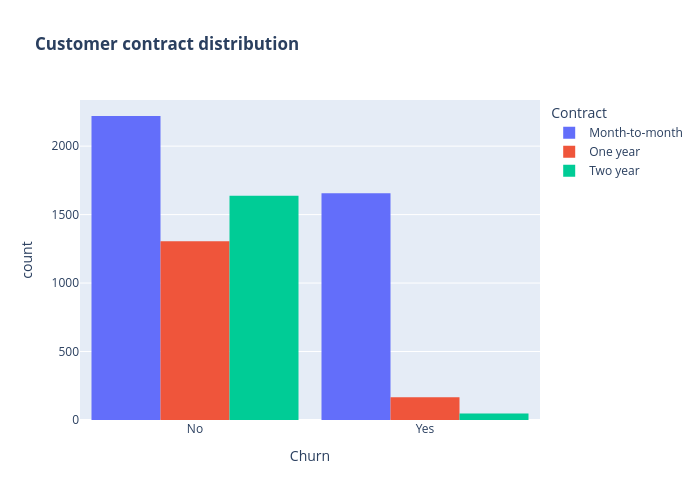

Notebook cell for this chart:
### Markdown cell above
## 6. Churn theo từng nhóm đặc trưng (bivariate EDA)

### Code cell
fig = px.histogram(
    df, x="Churn", color="Contract", barmode="group", title="<b>Customer contract distribution</b>"
)
fig.update_layout(width=700, height=500, bargap=0.1)
fig.show()

### Figure 1 — Plotly figure (JSON) as saved in the notebook; plotly's stock layout.template omitted (floating-point values rounded to 4 significant figures; data arrays with more than 128 entries replaced by an {"elided": "..."} marker saying what was removed)
{"data": [{"alignmentgroup": "True", "bingroup": "x", "hovertemplate": "Contract=Month-to-month<br>Churn=%{x}<br>count=%{y}<extra></extra>", "legendgroup": "Month-to-month", "marker": {"color": "#636efa", "pattern": {"shape": ""}}, "name": "Month-to-month", "offsetgroup": "Month-to-month", "orientation": "v", "showlegend": true, "type": "histogram", "x": {"elided": "3875 str values"}, "xaxis": "x", "yaxis": "y"}, {"alignmentgroup": "True", "bingroup": "x", "hovertemplate": "Contract=One year<br>Churn=%{x}<br>count=%{y}<extra></extra>", "legendgroup": "One year", "marker": {"color": "#EF553B", "pattern": {"shape": ""}}, "name": "One year", "offsetgroup": "One year", "orientation": "v", "showlegend": true, "type": "histogram", "x": {"elided": "1472 str values"}, "xaxis": "x", "yaxis": "y"}, {"alignmentgroup": "True", "bingroup": "x", "hovertemplate": "Contract=Two year<br>Churn=%{x}<br>count=%{y}<extra></extra>", "legendgroup": "Two year", "marker": {"color": "#00cc96", "pattern": {"shape": ""}}, "name": "Two year", "offsetgroup": "Two year", "orientation": "v", "showlegend": true, "type": "histogram", "x": {"elided": "1685 str values"}, "xaxis": "x", "yaxis": "y"}], "layout": {"bargap": 0.1, "barmode": "group", "height": 500, "legend": {"title": {"text": "Contract"}, "tracegroupgap": 0}, "title": {"text": "<b>Customer contract distribution</b>"}, "width": 700, "xaxis": {"anchor": "y", "domain": [0, 1], "title": {"text": "Churn"}}, "yaxis": {"anchor": "x", "domain": [0, 1], "title": {"text": "count"}}}}
